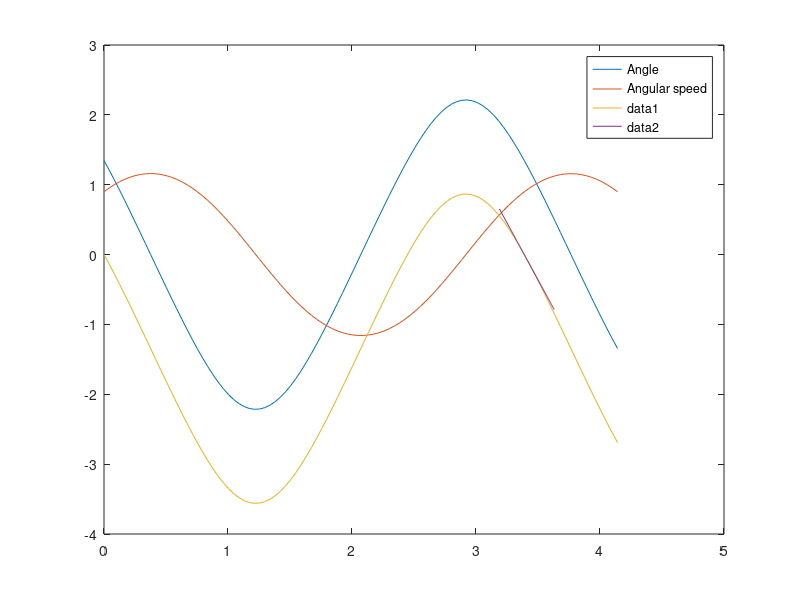

The MATLAB script that drew this image:
% Begynnelsevärdesproblem för system
clc; clear; close; format long;

L = 2.4;

up = @(t, u) [u(2);
    -(9.81/L)*sin(u(1))];

u1_0 = .9;
u2_0 = 3 * pi / 7;

u = [u1_0; u2_0];   % Initial vector

T = pi+1;
t = linspace(0, T);

[t_v, U] = ode45(up, t, u)
figure(2)
plot(t_v, U(:,2));
hold on
plot(t_v, U(:, 1));
legend("Angle", "Angular speed")

phi = U(:,2) - U(1,2)

%phi = phi - phi(1)
%for k = 1:len(phi)
%    phi(k) = phi(k) - phi(1)
%end

i = 2;
for j = 1:2
    while phi(i) * phi(i+1) > 0
        i = i + 1;
    end
    i = i + 1;
end
i = i-1; % compensation
point_before = i;
point_after = i + 1;
disp(t_v(point_before) + " " + phi(point_before))
disp(t_v(point_after) + " " + phi(point_after))


plot(t, phi)

gradient = (phi(point_after) - phi(point_before)) / (t_v(point_after) - t_v(point_before));
y0 = phi(point_before); t0 = t_v(point_before);
line = @(t) y0 + gradient.*(t - t0);
test_t = linspace(t_v(point_before) - .2, t_v(point_after) + .2);
hold on
plot(test_t, line(test_t))
% find roots of this line.
% Interval halvation
x_low = test_t(1); x_high = test_t(end);
error = 1;
while error > .00001
    x_mid = (x_high + x_low)/2;

    low = line(x_low);
    mid = line(x_mid);
    high = line(x_high);

    if high*mid < 0
        x_low = x_mid;
    else
        x_high = x_mid;
    end
    error = x_high - x_low;
end
disp(x_mid)
hold on
% Ployfit with a third degree
%P = ployfit([t_v(point_after-2), t_v(point_after-1), t_v(point_after), t_v(point_after+1)], ...
%    [phi(point_after-2), phi(point_after-1), phi(point_after), ph(point_after+1], 3)

% Can we do splines too?
%hold on
%plot(test_t, spline(t_v, phi))

%figure(3)
%anim(t_v, U(:,2), L)
% Taken from laboration instructions
function anim(tut,fiut,L)
for i=1:length(tut)-1
x0=L*sin(fiut(i));y0=-L*cos(fiut(i));
plot([0,x0],[0,y0],'-o')
axis('equal')
axis([-1 1 -1 0]*1.2*L)
drawnow
pause(tut(i+1)-tut(i))
end
end
